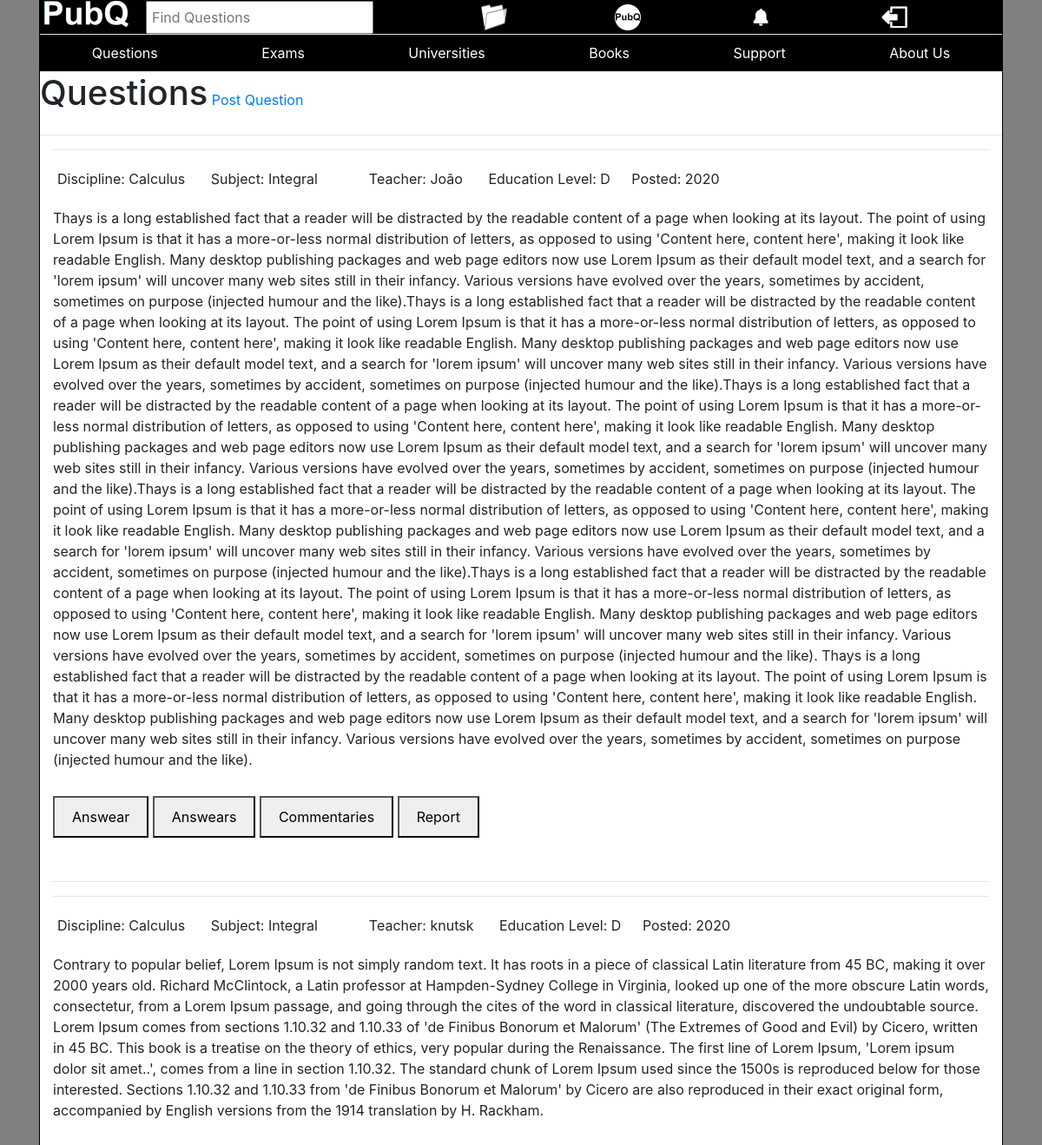
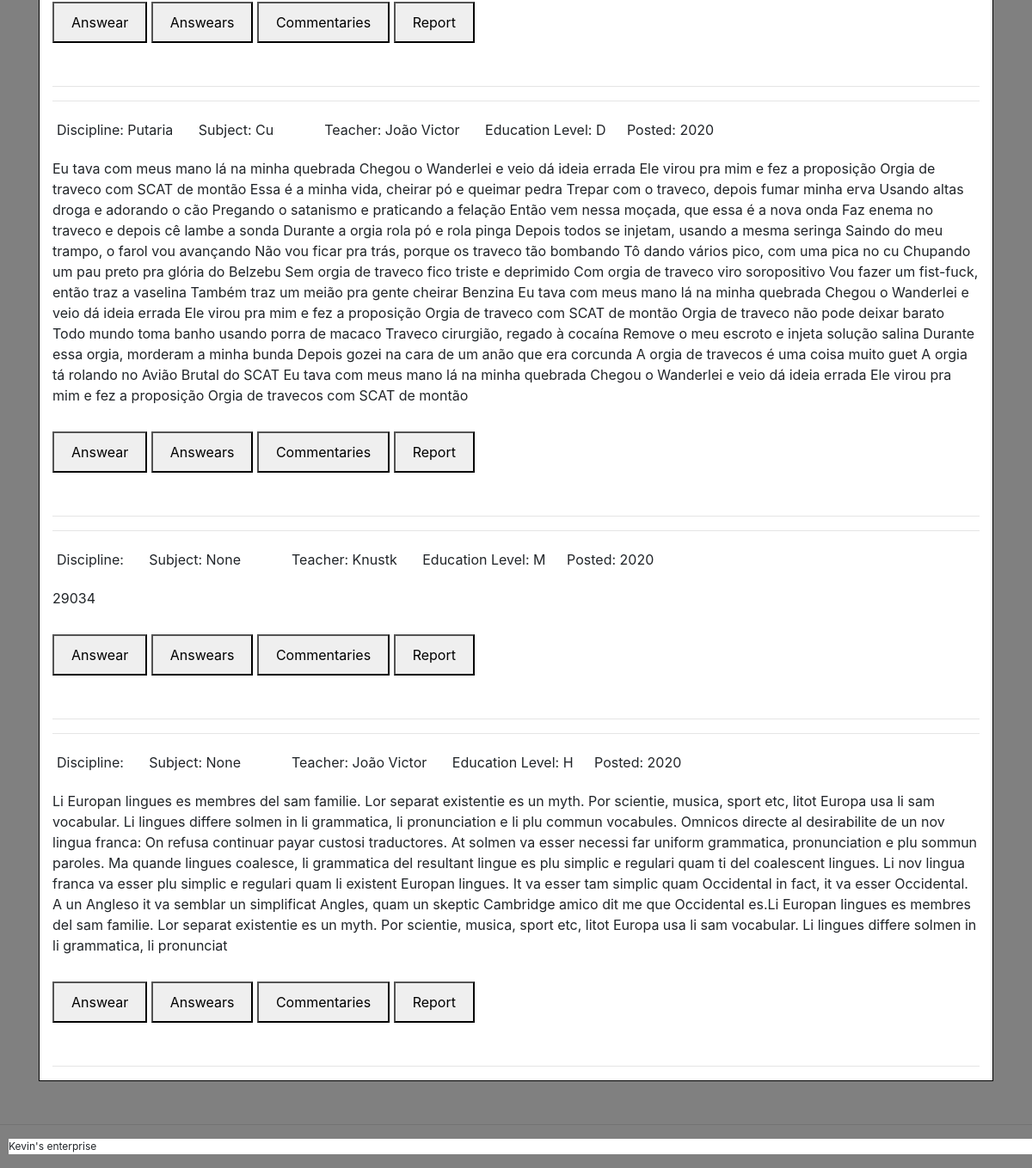
Page / (signed in) on the committed database (2 pictures, top to bottom).
### base/models.py (models this page shows)
class Question(models.Model):
    date_created = models.DateTimeField(auto_now_add=True, null=True)
    text = models.CharField (max_length=10000)
    teacher_name = models.CharField(max_length=200)
    university_name = models.CharField(max_length=200, blank=True, null=True)
    education_Level = models.CharField(max_length=1, choices=EDUCATIONS)
    answear = models.CharField(max_length=5000, blank=True, null=True)
    is_public = models.BooleanField(default=True, blank=True)
    wrong_answears_count = models.IntegerField(default=0, blank=True)
    pic_1 = models.ImageField(blank=True, null=True)
    pic_2 = models.ImageField(blank=True, null=True)
    subject = models.ForeignKey(Subject, on_delete=models.SET_NULL, null=True)
    userpermissions = models.ManyToManyField(UserPermission, blank=True)
    answears = models.ManyToManyField(Answear, blank=True)
    comments = models.ManyToManyField(Commentary, blank=True)
    reports = models.ManyToManyField(Report, blank=True)

class Subject(models.Model):
    name = models.CharField(max_length=100)
    discipline_name = models.CharField(max_length=100)
    reports = models.ManyToManyField(Report, blank=True)
    def __str__(self):
        return self.name

### base/views.py (the view)
# urls.py: path('', views.questions, name='questions'),
@login_required(login_url='login')
def questions(request):
	questions = Question.objects.filter(is_public=True)
	paginator = Paginator(questions, 5)
	page = request.GET.get('page')
	try:
		questions = paginator.page(page)
	except PageNotAnInteger:
		questions = paginator.page(1)
	except EmptyPage:
		questions = paginator.page(paginator.num_pages)
	context = {'page':page, 'questions':questions,}
	return render(request, 'base/questions.html', context)

### base/templates/base/questions.html (shortened to what this page needs)
{%  extends 'base/main.html' %}
{% block content %}
<div style="display:inline-block;">
    <h1>Questions</h1></div>
    <a href="postquestion" type="submit">Post Question</a>
        <hr>
        {% for question in questions %}
            {% include 'base/question_display.html' %}
        {% endfor %}
</div>
{% endblock %}

### base/templates/base/question_display.html (shortened to what this page needs)
{% load static %}
<div class="container">
   <hr>
    <div style="display:block; margin-bottom:50px; margin-bottom:50px;">
        <div style="display:block;">
            <div style="display:inline-block; margin:5px; margin-right:20px;">
                <p>Discipline: {{question.subject.discipline_name}}</p>
            </div>
            <div style="display:inline-block; margin:5px; margin-right:20px;">
                <p>Subject: {{question.subject}}</p>
            </div>
            <div style="display:inline-block; margin:5px; margin-right:20px;">
                <p>Teacher: {{question.teacher_name}}</p>
            </div>
            <div style="display:inline-block; margin:5px; margin-right:20px;">
                <p>Education Level: {{question.education_Level}}</p>
            </div>
            <div style="display:inline-block;">
                <p>Posted: {{question.date_created.year}}</p>
            </div>
        </div>
        <div>
            <p style="margin-bottom:30px;">{{question.text}}</p>
        </div>
        <button style="padding:10px; padding-right:20px; padding-left:20px;" type="submit">Answear</button>
        <button id="answears" style="padding:10px; padding-right:20px; padding-left:20px;"  onclick="Show">Answears</button>
        <button style="padding:10px; padding-right:20px; padding-left:20px;">Commentaries</button>
        <a href="postreport"><button style="padding:10px; padding-right:20px; padding-left:20px;">Report</button></a>
    </div>
    <hr>
</div>

### rows in the picture
Question: subject.discipline_name "Calculus", subject "Integral", teacher_name "João", education_Level "D", date_created.year "2020", text "Thays is a long established fact that a reader will be distracted by the readable content of a page when looking at its layout. The point of using Lorem Ipsum is that it has a more-or-less normal distribution of letters, as opposed to using 'Content here, content here', making it look like readable English. Many desktop publishing packages and web page editors now use Lorem Ipsum as their default model text, and a search for 'lorem ipsum' will uncover many web sites still in their infancy. Various versions have evolved over the years, sometimes by accident, sometimes on purpose (injected humour and the like).Thays is a long established fact that a reader will be distracted by the readable…"
Question: subject.discipline_name "Calculus", subject "Integral", teacher_name "knutsk", education_Level "D", date_created.year "2020", text "Contrary to popular belief, Lorem Ipsum is not simply random text. It has roots in a piece of classical Latin literature from 45 BC, making it over 2000 years old. Richard McClintock, a Latin professor at Hampden-Sydney College in Virginia, looked up one of the more obscure Latin words, consectetur, from a Lorem Ipsum passage, and going through the cites of the word in classical literature, discovered the undoubtable source. Lorem Ipsum comes from sections 1.10.32 and 1.10.33 of 'de Finibus Bonorum et Malorum' (The Extremes of Good and Evil) by Cicero, written in 45 BC. This book is a treatise on the theory of ethics, very popular during the Renaissance. The first line of Lorem Ipsum,…"
Question: subject.discipline_name "Putaria", subject "Cu", teacher_name "João Victor", education_Level "D", date_created.year "2020", text "Eu tava com meus mano lá na minha quebrada Chegou o Wanderlei e veio dá ideia errada Ele virou pra mim e fez a proposição Orgia de traveco com SCAT de montão Essa é a minha vida, cheirar pó e queimar pedra Trepar com o traveco, depois fumar minha erva Usando altas droga e adorando o cão Pregando o satanismo e praticando a felação Então vem nessa moçada, que essa é a nova onda Faz enema no traveco e depois cê lambe a sonda Durante a orgia rola pó e rola pinga Depois todos se injetam, usando a mesma seringa Saindo do meu trampo, o farol vou avançando Não vou ficar pra trás, porque os traveco tão bombando Tô dando vários pico, com uma pica no cu Chupando um pau preto pra glória do Belzebu Sem…"
Question: subject "None", teacher_name "Knustk", education_Level "M", date_created.year "2020", text "29034"
Question: subject "None", teacher_name "João Victor", education_Level "H", date_created.year "2020", text "Li Europan lingues es membres del sam familie. Lor separat existentie es un myth. Por scientie, musica, sport etc, litot Europa usa li sam vocabular. Li lingues differe solmen in li grammatica, li pronunciation e li plu commun vocabules. Omnicos directe al desirabilite de un nov lingua franca: On refusa continuar payar custosi traductores. At solmen va esser necessi far uniform grammatica, pronunciation e plu sommun paroles. Ma quande lingues coalesce, li grammatica del resultant lingue es plu simplic e regulari quam ti del coalescent lingues. Li nov lingua franca va esser plu simplic e regulari quam li existent Europan lingues. It va esser tam simplic quam Occidental in fact, it va esser…"
